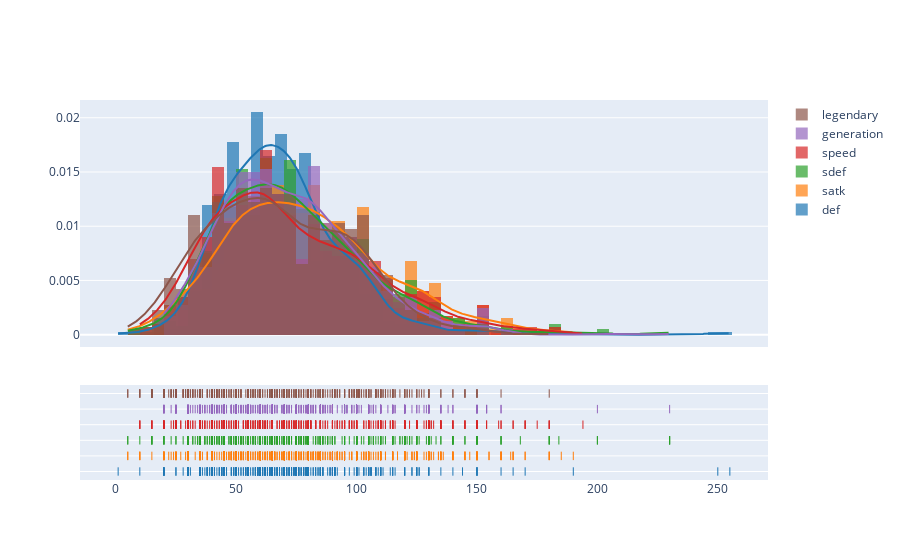

Notebook cell for this chart:
### Code cell
# melihat distribusi dari banyak variable
hist_data = [df['hp'],df['att'],df['def'],df['satk'],df['sdef'],df['speed']] # pilih kolom
group_labels = list(df.iloc[:,5:11].columns) # ambil kolom 5 sampai 11

fig = ff.create_distplot(hist_data, group_labels, bin_size=5)
iplot(fig, filename='Distplot of all pokemon stats')

### Figure 1 — Plotly figure (JSON) as saved in the notebook; plotly's stock layout.template omitted (floating-point values rounded to 4 significant figures; data arrays with more than 128 entries replaced by an {"elided": "..."} marker saying what was removed)
{"data": [{"autobinx": false, "histnorm": "probability density", "legendgroup": "def", "marker": {"color": "rgb(31, 119, 180)"}, "name": "def", "opacity": 0.7, "type": "histogram", "x": {"elided": "800 int values"}, "xaxis": "x", "xbins": {"end": 255, "size": 5, "start": 1}, "yaxis": "y"}, {"autobinx": false, "histnorm": "probability density", "legendgroup": "satk", "marker": {"color": "rgb(255, 127, 14)"}, "name": "satk", "opacity": 0.7, "type": "histogram", "x": {"elided": "800 int values"}, "xaxis": "x", "xbins": {"end": 190, "size": 5, "start": 5}, "yaxis": "y"}, {"autobinx": false, "histnorm": "probability density", "legendgroup": "sdef", "marker": {"color": "rgb(44, 160, 44)"}, "name": "sdef", "opacity": 0.7, "type": "histogram", "x": {"elided": "800 int values"}, "xaxis": "x", "xbins": {"end": 230, "size": 5, "start": 5}, "yaxis": "y"}, {"autobinx": false, "histnorm": "probability density", "legendgroup": "speed", "marker": {"color": "rgb(214, 39, 40)"}, "name": "speed", "opacity": 0.7, "type": "histogram", "x": {"elided": "800 int values"}, "xaxis": "x", "xbins": {"end": 194, "size": 5, "start": 10}, "yaxis": "y"}, {"autobinx": false, "histnorm": "probability density", "legendgroup": "generation", "marker": {"color": "rgb(148, 103, 189)"}, "name": "generation", "opacity": 0.7, "type": "histogram", "x": {"elided": "800 int values"}, "xaxis": "x", "xbins": {"end": 230, "size": 5, "start": 20}, "yaxis": "y"}, {"autobinx": false, "histnorm": "probability density", "legendgroup": "legendary", "marker": {"color": "rgb(140, 86, 75)"}, "name": "legendary", "opacity": 0.7, "type": "histogram", "x": {"elided": "800 int values"}, "xaxis": "x", "xbins": {"end": 180, "size": 5, "start": 5}, "yaxis": "y"}, {"legendgroup": "def", "marker": {"color": "rgb(31, 119, 180)"}, "mode": "lines", "name": "def", "showlegend": false, "type": "scatter", "x": {"elided": "500 float values"}, "xaxis": "x", "y": {"elided": "500 float values"}, "yaxis": "y"}, {"legendgroup": "satk", "marker": {"color": "rgb(255, 127, 14)"}, "mode": "lines", "name": "satk", "showlegend": false, "type": "scatter", "x": {"elided": "500 float values"}, "xaxis": "x", "y": {"elided": "500 float values"}, "yaxis": "y"}, {"legendgroup": "sdef", "marker": {"color": "rgb(44, 160, 44)"}, "mode": "lines", "name": "sdef", "showlegend": false, "type": "scatter", "x": {"elided": "500 float values"}, "xaxis": "x", "y": {"elided": "500 float values"}, "yaxis": "y"}, {"legendgroup": "speed", "marker": {"color": "rgb(214, 39, 40)"}, "mode": "lines", "name": "speed", "showlegend": false, "type": "scatter", "x": {"elided": "500 float values"}, "xaxis": "x", "y": {"elided": "500 float values"}, "yaxis": "y"}, {"legendgroup": "generation", "marker": {"color": "rgb(148, 103, 189)"}, "mode": "lines", "name": "generation", "showlegend": false, "type": "scatter", "x": {"elided": "500 float values"}, "xaxis": "x", "y": {"elided": "500 float values"}, "yaxis": "y"}, {"legendgroup": "legendary", "marker": {"color": "rgb(140, 86, 75)"}, "mode": "lines", "name": "legendary", "showlegend": false, "type": "scatter", "x": {"elided": "500 float values"}, "xaxis": "x", "y": {"elided": "500 float values"}, "yaxis": "y"}, {"legendgroup": "def", "marker": {"color": "rgb(31, 119, 180)", "symbol": "line-ns-open"}, "mode": "markers", "name": "def", "showlegend": false, "type": "scatter", "x": {"elided": "800 int values"}, "xaxis": "x", "y": {"elided": "800 str values"}, "yaxis": "y2"}, {"legendgroup": "satk", "marker": {"color": "rgb(255, 127, 14)", "symbol": "line-ns-open"}, "mode": "markers", "name": "satk", "showlegend": false, "type": "scatter", "x": {"elided": "800 int values"}, "xaxis": "x", "y": {"elided": "800 str values"}, "yaxis": "y2"}, {"legendgroup": "sdef", "marker": {"color": "rgb(44, 160, 44)", "symbol": "line-ns-open"}, "mode": "markers", "name": "sdef", "showlegend": false, "type": "scatter", "x": {"elided": "800 int values"}, "xaxis": "x", "y": {"elided": "800 str values"}, "yaxis": "y2"}, {"legendgroup": "speed", "marker": {"color": "rgb(214, 39, 40)", "symbol": "line-ns-open"}, "mode": "markers", "name": "speed", "showlegend": false, "type": "scatter", "x": {"elided": "800 int values"}, "xaxis": "x", "y": {"elided": "800 str values"}, "yaxis": "y2"}, {"legendgroup": "generation", "marker": {"color": "rgb(148, 103, 189)", "symbol": "line-ns-open"}, "mode": "markers", "name": "generation", "showlegend": false, "type": "scatter", "x": {"elided": "800 int values"}, "xaxis": "x", "y": {"elided": "800 str values"}, "yaxis": "y2"}, {"legendgroup": "legendary", "marker": {"color": "rgb(140, 86, 75)", "symbol": "line-ns-open"}, "mode": "markers", "name": "legendary", "showlegend": false, "type": "scatter", "x": {"elided": "800 int values"}, "xaxis": "x", "y": {"elided": "800 str values"}, "yaxis": "y2"}], "layout": {"barmode": "overlay", "hovermode": "closest", "legend": {"traceorder": "reversed"}, "xaxis": {"anchor": "y2", "domain": [0, 1], "zeroline": false}, "yaxis": {"anchor": "free", "domain": [0.35, 1], "position": 0}, "yaxis2": {"anchor": "x", "domain": [0, 0.25], "dtick": 1, "showticklabels": false}}}
